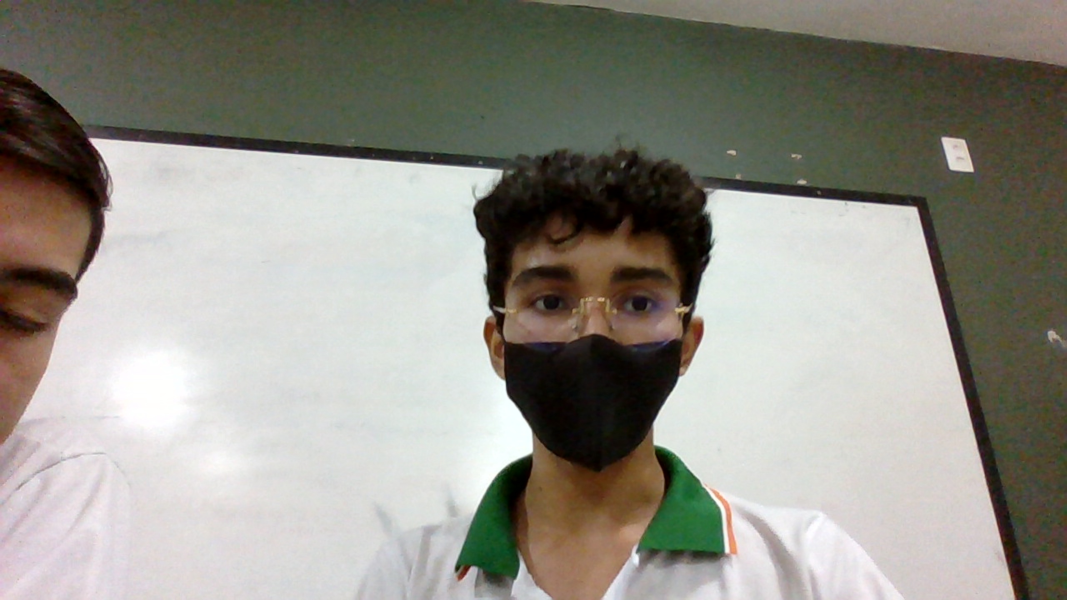
#> input picture img.jpg, 3200 x 1800 px (shown at 1/3 size)
$ python -i MLM.py   (imports and definitions only)
#> lines starting #> are read from the running program, lines starting #| are printed output that depends on the picture; after the words box and inside, x2 and y2 are one past the last pixel; in counts of white or black regions, pixels touching at a corner belong together
import cv2
from PIL import Image
import numpy as np
import math
import imageio as iio
from imutils import resize, rotate
from collections import defaultdict
from datetime import datetime


def corrigir_perspectiva(imagem):
    global tentativas, spec
    # Aplicar a detecção de bordas com o algoritmo Canny e threshold entre 170 e 255
    bordas = cv2.Canny(imagem, 170, 255)

    # Aplicar operações de dilatação e erosão para melhorar os contornos dos retângulos
    kernel = np.ones((5, 5), np.uint8)
    bordas = cv2.dilate(bordas, kernel, iterations=1)
    bordas = cv2.erode(bordas, kernel, iterations=1)

    # Encontrar os contornos na imagem de bordas
    contornos, _ = cv2.findContours(bordas, cv2.RETR_EXTERNAL, cv2.CHAIN_APPROX_SIMPLE)

    # Encontrar o retângulo de maior área no meio da imagem
    maior_area = 0
    retangulo = None
    for contorno in contornos:
        area = cv2.contourArea(contorno)
        if area > maior_area and area < (imagem.shape[0] * imagem.shape[1] * 0.9):  # Descartar contornos muito grandes
            perimetro = cv2.arcLength(contorno, True)
            aprox_poligono = cv2.approxPolyDP(contorno, 0.02 * perimetro, True)
            if len(aprox_poligono) == 4:  # Verificar se é um retângulo
                maior_area = area
                retangulo = aprox_poligono

    # Definir os pontos de referência na imagem original e na imagem de destino
    pontos_origem = np.float32(retangulo.reshape(4, 2))
    pontos_destino = np.float32([[0, 0], [imagem.shape[1], 0], [imagem.shape[1], imagem.shape[0]], [0, imagem.shape[0]]])

    # Calcular a matriz de transformação perspectiva
    matriz_transformacao = cv2.getPerspectiveTransform(pontos_origem, pontos_destino)

    # Aplicar a transformação perspectiva na imagem
    imagem_corrigida = cv2.warpPerspective(imagem, matriz_transformacao, (imagem.shape[1], imagem.shape[0]))
    imagem_corrigida = cv2.flip(cv2.rotate(cv2.resize(imagem_corrigida, (imagem_corrigida.shape[0], imagem_corrigida.shape[1])), cv2.ROTATE_90_CLOCKWISE), 1)

    detection_image = imagem_corrigida
    lscale_percent = 25  # percent of original size
    width = int(detection_image.shape[1] * lscale_percent / 100)
    height = int(detection_image.shape[0] * lscale_percent / 100)
    #cv2.imwrite(f"tentativas/{spec} - {str(tentativas)} r.jpg", detection_image)
    #cv2.imshow("teste", resize(detection_image, width, height))
    #cv2.waitKey(20)

    return imagem_corrigida

# [31 lines left out: functions melhorResultado, organizar, not called in this run]


def getCamera():
    global camera
    if 'camera' not in globals() or camera == None:
        camera = iio.get_reader("<video1>")
# [1 line that did not run here, left out]

# [10 lines left out: function getVideoFeed, not called in this run]

tentativas = 1
#> tentativas = 1
spec = 0

# [140 lines left out: function scan, not called in this run]

>>> import cv2
>>> picture = cv2.cvtColor(cv2.imread('img.jpg'), cv2.COLOR_BGR2RGB)
>>> result = corrigir_perspectiva(picture)
#> in corrigir_perspectiva, `bordas = cv2.Canny(imagem, 170, 255)`:
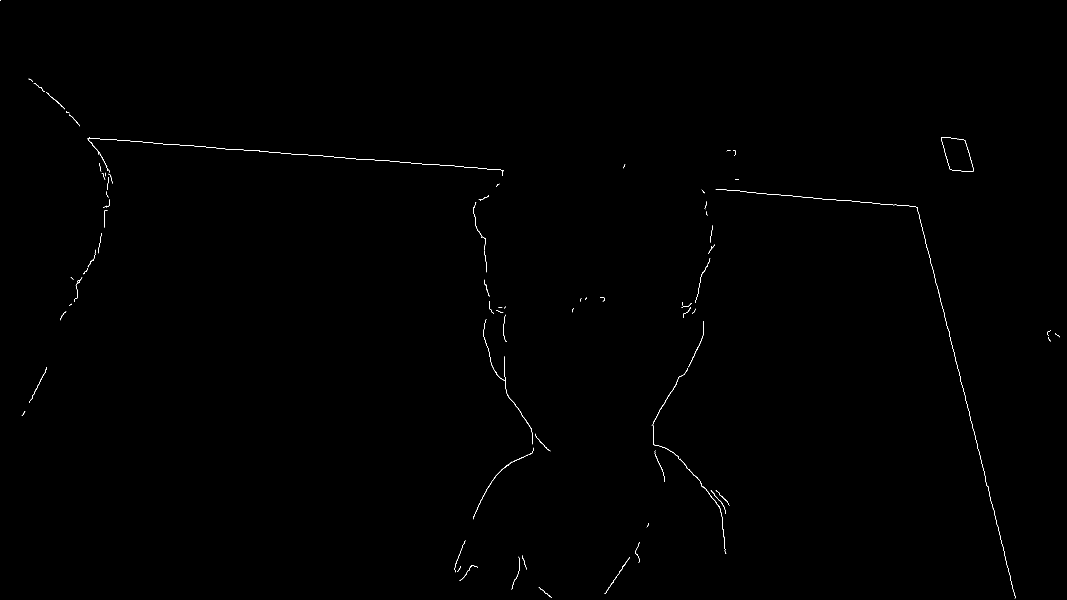
#> bordas: shape (1800, 3200) (shown at 1/3 size); 0.16% white in thin lines or dots
#> in corrigir_perspectiva, `bordas = cv2.dilate(bordas, kernel, iterations=1)`:
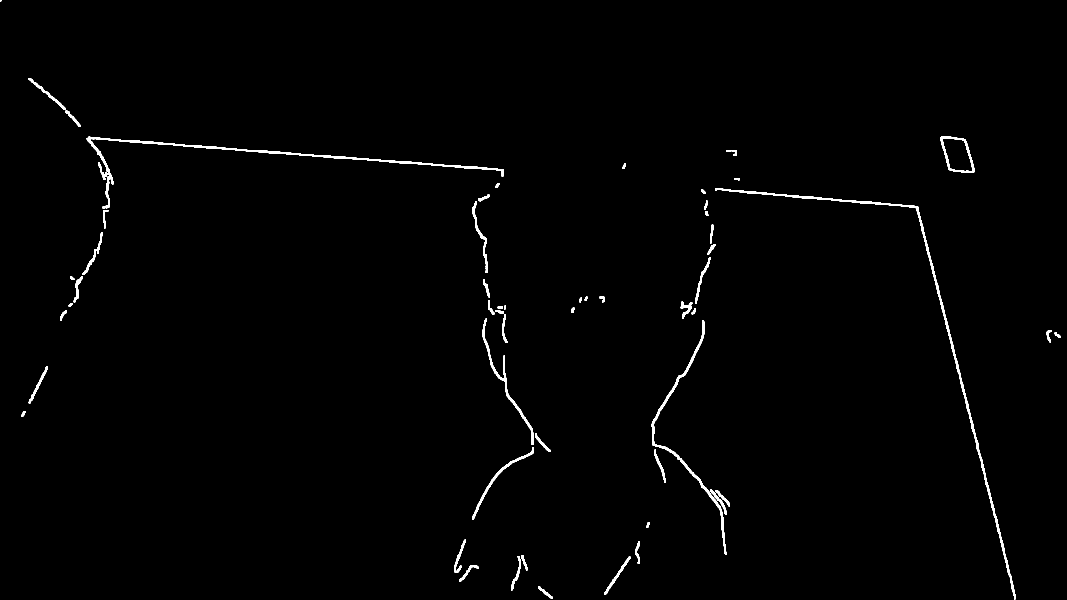
#> bordas: shape (1800, 3200) (shown at 1/3 size); 0.86% white; 60 white regions (1 under 20 px), largest, box (x1, y1, x2, y2) and area: (2145, 565, 3048, 1798) 10371, (260, 410, 1512, 553) 7872, (1953, 961, 2181, 1664) 5393
#> in corrigir_perspectiva, `bordas = cv2.erode(bordas, kernel, iterations=1)`: bordas: shape (1800, 3200); 0.16% white in thin lines or dots
#> in corrigir_perspectiva, `contornos, _ = cv2.findContours(bordas, cv2.RETR_EXTERNAL, cv2.CHAIN_A..`: contornos = 112 contours, 91 with area under 20; largest, box (x1, y1, x2, y2) and area: (1955, 1138, 2179, 1662) 234, (1419, 1343, 1600, 1558) 132, (262, 412, 391, 551) 118, (1472, 1069, 1598, 1333) 104, (1814, 1672, 1890, 1782) 62
#> the loop in corrigir_perspectiva, `for contorno in contornos:` made 112 passes
#> (area, perimetro, maior_area, retangulo) on passes 22, 23, 26: (22.5, 134.6, 22.5, [[2147, 1472], [2180, 1503], [2187, 1516], [2180, 1502]]), (33, 184.3, 33, [[2132, 1471], [2164, 1507], [2177, 1541], [2164, 1506]]), (131.5, 635.1, 131.5, [[1599, 1343], [1487, 1427], [1419, 1557], [1487, 1428]])
#> (area, perimetro, aprox_poligono) on pass 8: (62.5, 291.3, [[1889, 1672], [1814, 1781]])
#> after the loop in corrigir_perspectiva, `for contorno in contornos:`: aprox_poligono = [[2032, 1138], [1960, 1334], [2158, 1521], [2178, 1661], [2158, 1520], [1960, 1333]]; maior_area = 131.5; perimetro = 1380.2
#> in corrigir_perspectiva, `pontos_origem = np.float32(retangulo.reshape(4, 2))`: pontos_origem = [[1599, 1343], [1487, 1427], [1419, 1557], [1487, 1428]]
#> in corrigir_perspectiva, `matriz_transformacao = cv2.getPerspectiveTransform(pontos_origem, pont..`: matriz_transformacao = [[-0.36, -0.475, 1213.9], [-0.196, -0.262, 665.2], [-0.000391, -0.000294, 1]]
#> in corrigir_perspectiva, `imagem_corrigida = cv2.warpPerspective(imagem, matriz_transformacao, (..`:
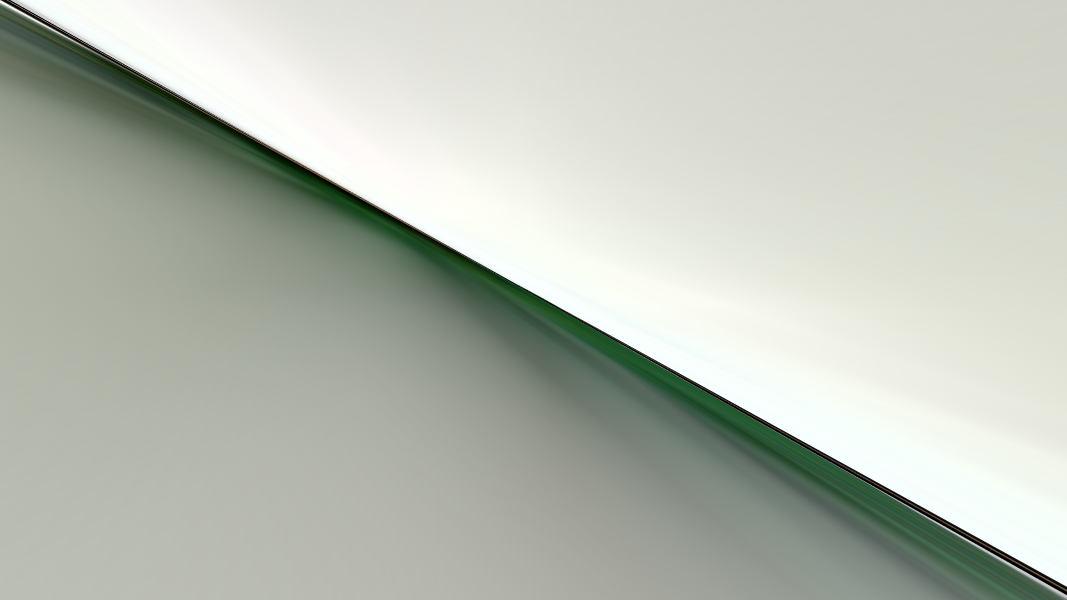
#> imagem_corrigida: shape (1800, 3200, 3) (shown at 1/3 size); mean R, G, B 185.7, 191.1, 180.2
#> in corrigir_perspectiva, `imagem_corrigida = cv2.flip(cv2.rotate(cv2.resize(imagem_corrigida, (i..`:
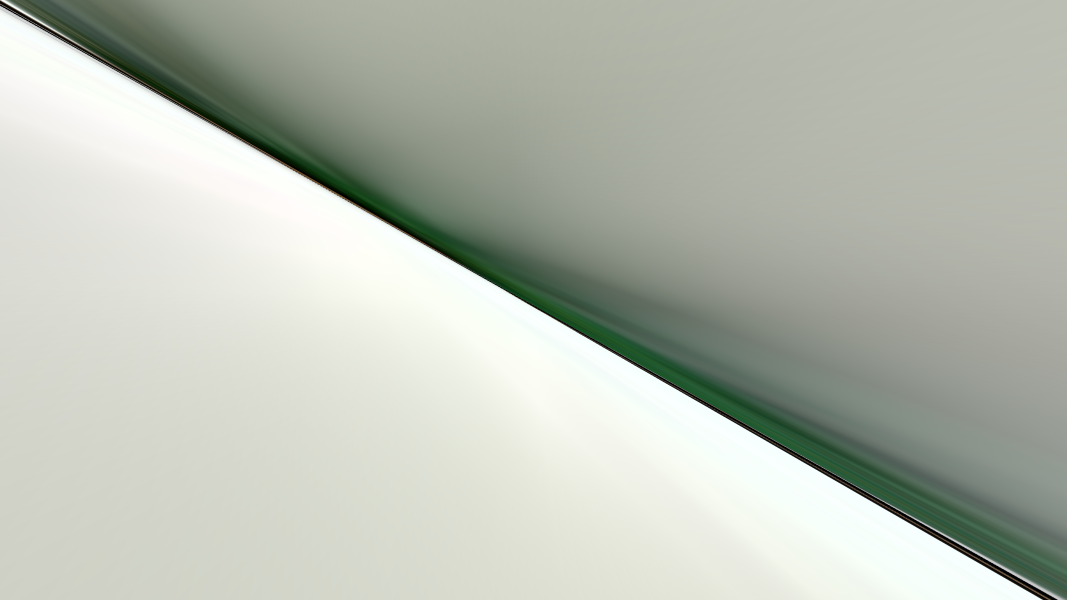
#> imagem_corrigida: shape (1800, 3200, 3) (shown at 1/3 size); mean R, G, B 185.7, 191.1, 180.1
